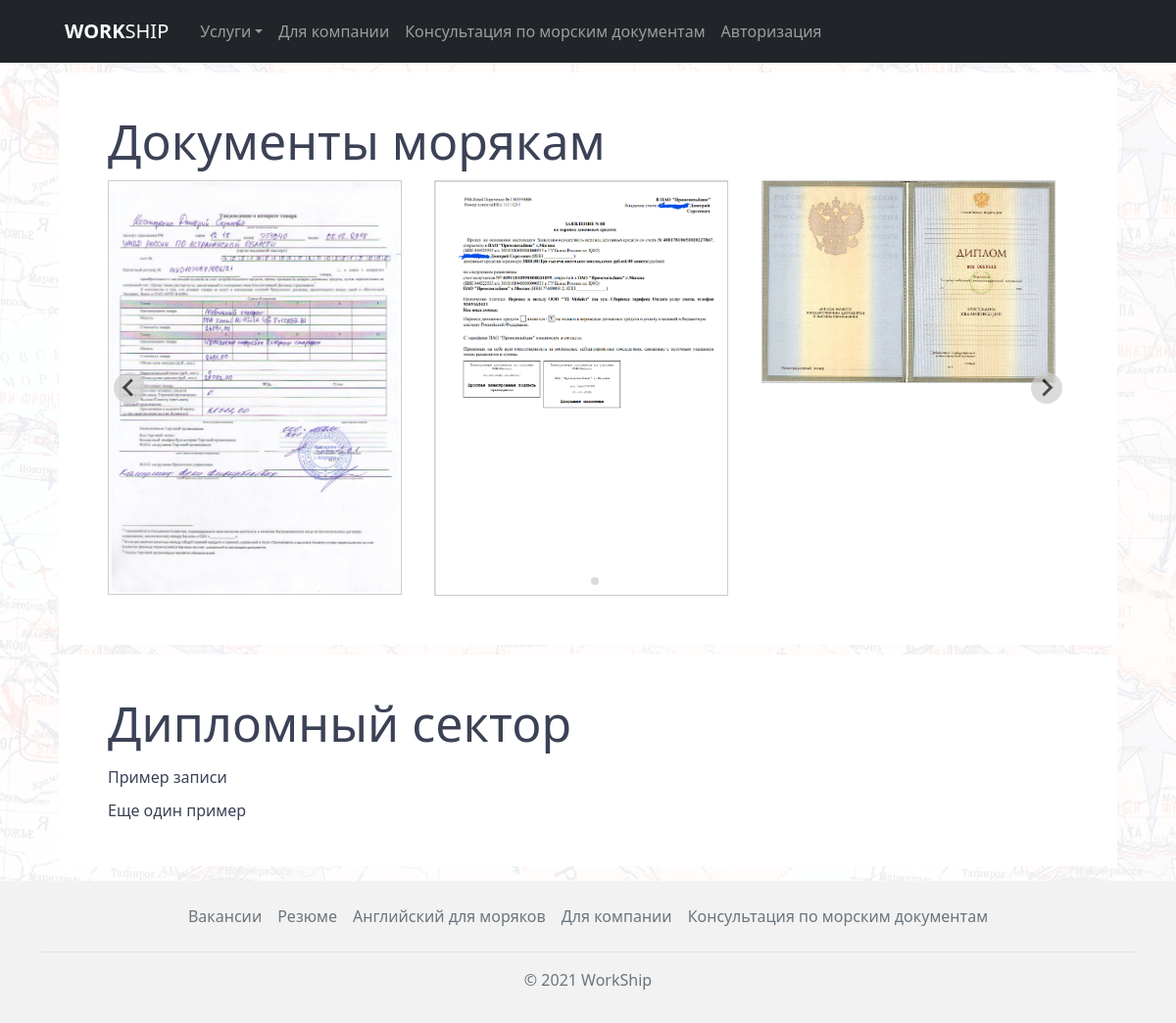
The page /seaman/ on the database as committed earlier.
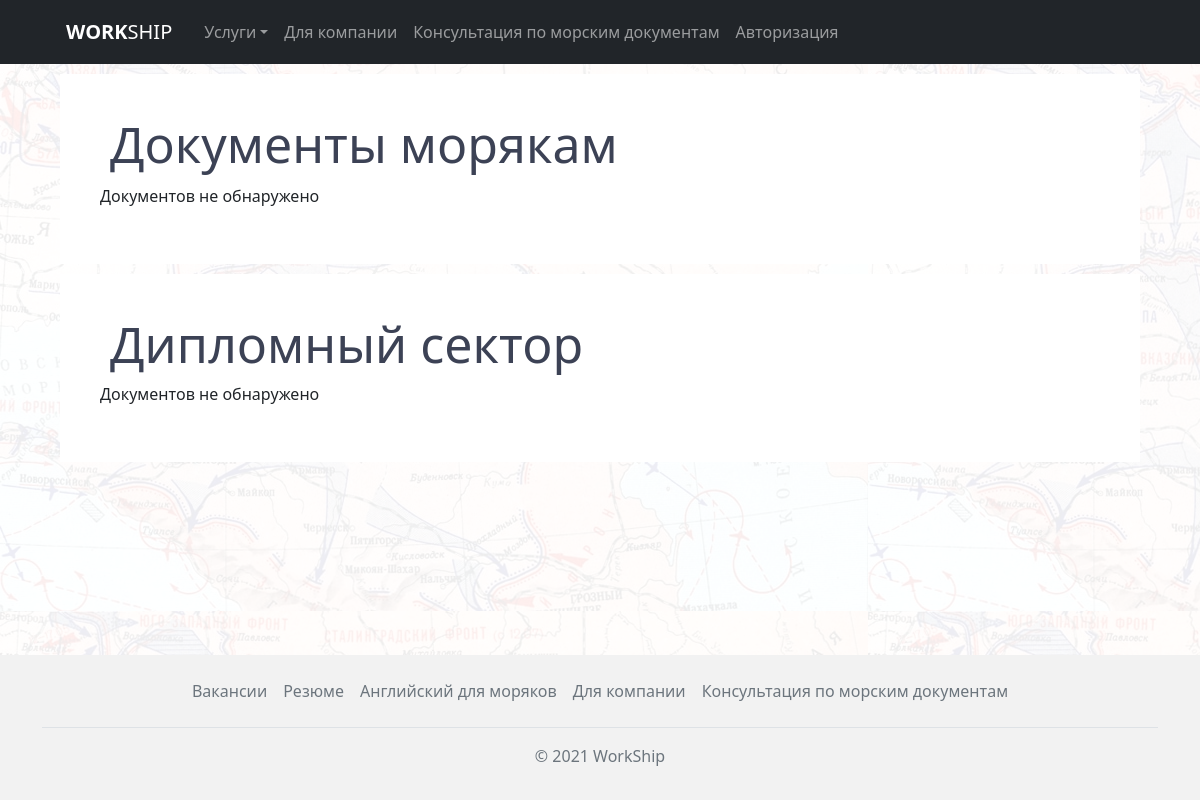
The same page on the database as committed later.
### seaman/models.py (models this page shows, shortened)
class SeamanDocument(models.Model):
    name = models.CharField('Название', max_length=255)
    image = models.ImageField(upload_to=image_directory_path, storage=image_storage, default='static/defaultuser.png')
    class Meta:
        verbose_name = 'Документы морякам'
        verbose_name_plural = 'Документы морякам'

class SeamanBlank(models.Model):
    name = models.CharField('Название', max_length=255)
    file = models.FileField(upload_to=blank_directory_path, storage=blank_storage, default='static/defaultuser.png')
    class Meta:
        verbose_name = 'Дипломный сектор'
        verbose_name_plural = 'Дипломный сектор'

### seaman/views.py (the view)
# urls.py: path('', views.seaman_home, name='seaman_home'),
def seaman_home(request):
    documents = SeamanDocument.objects.all()
    blanks = SeamanBlank.objects.all()
    return render(request, 'seaman/seaman_home.html', {'documents': documents, 'blanks': blanks})

### seaman/templates/seaman/seaman_home.html (shortened to what this page needs)
{% extends 'main/layout.html' %}
{% block content %}
<link rel="stylesheet" href="https://cdn.jsdelivr.net/npm/@splidejs/splide@latest/dist/css/splide.min.css">
      <div class="wrapper">
        <div class="vacancies">
          <div class="vacancies__header">
            <h2>Документы морякам</h2>
          </div>
            <div class="documents__detail">
                {% if documents %}
                <div class="splide" data-splide='{"type":"loop","perPage":3}'>
                    <div class="splide__track">
                        <ul class="splide__list">
                        {% for document in documents %}
                            <li class="splide__slide">
                                <a href="{{ document.image.url }}" target="_blank" class="document">
                                  <img src="{{ document.image.url }}" alt="">
                                </a>
                            </li>
                        {% endfor %}
                        </ul>
                    </div>
                </div>
                {% else %}
                  <p>Документов не обнаружено</p>
                {% endif %}
            </div>
        </div>
        <div class="vacancies">
          <div class="vacancies__header">
            <h2>Дипломный сектор</h2>
          </div>
            <div class="blanks__container">
                {% if blanks %}
                {% for blank in blanks %}
                <div class="blanks__element">
                  <a href="{{ blank.file.url }}" target="_blank">
                      {{ blank.name }}
                  </a>
                    </div>
                  {% endfor %}
                {% else %}
                  <p>Документов не обнаружено</p>
                {% endif %}
            </div>
        </div>
      </div>
{% endblock %}

Rows that differ between the two databases and show on the page:
removed SeamanDocument: image (picture)
removed SeamanDocument: image (picture)
removed SeamanDocument: image (picture)
removed SeamanBlank: name "Пример записи"
removed SeamanBlank: name "Еще один пример"
Other text that changed with them:
text now shown: "Документов не обнаружено Документов не обнаружено"
